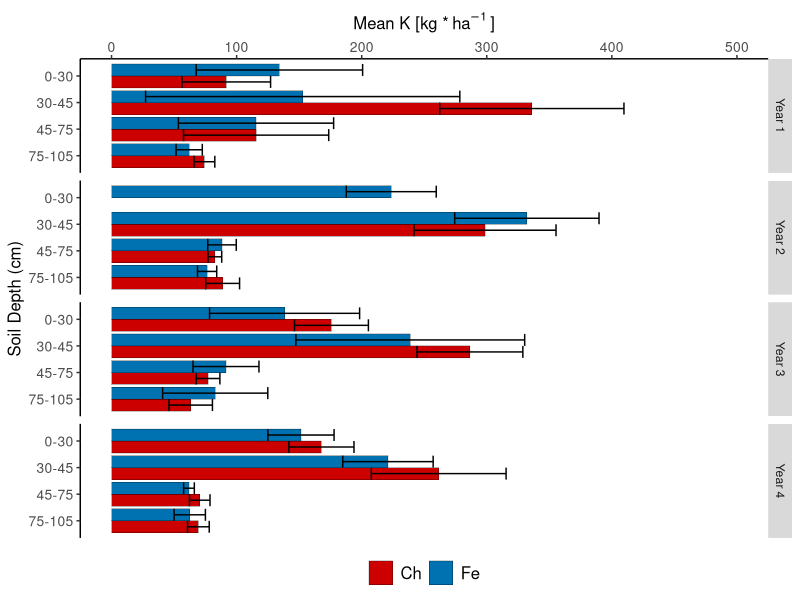
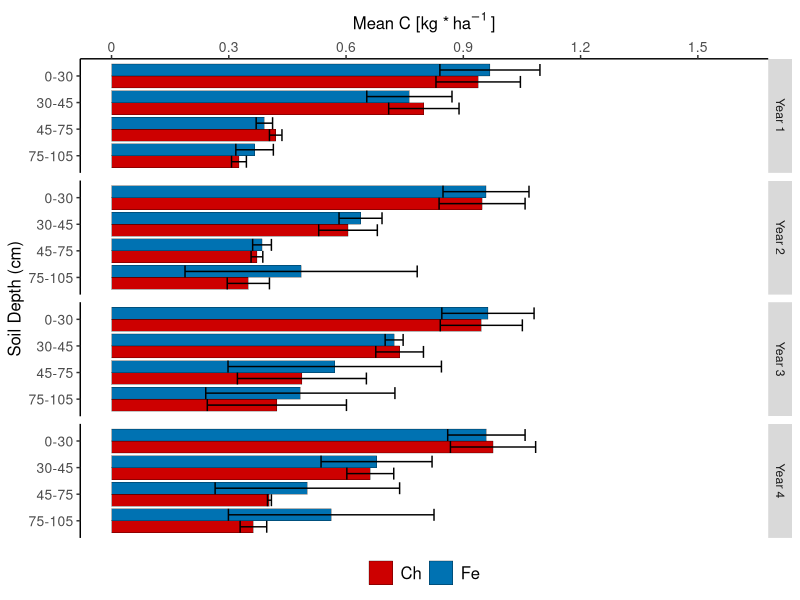
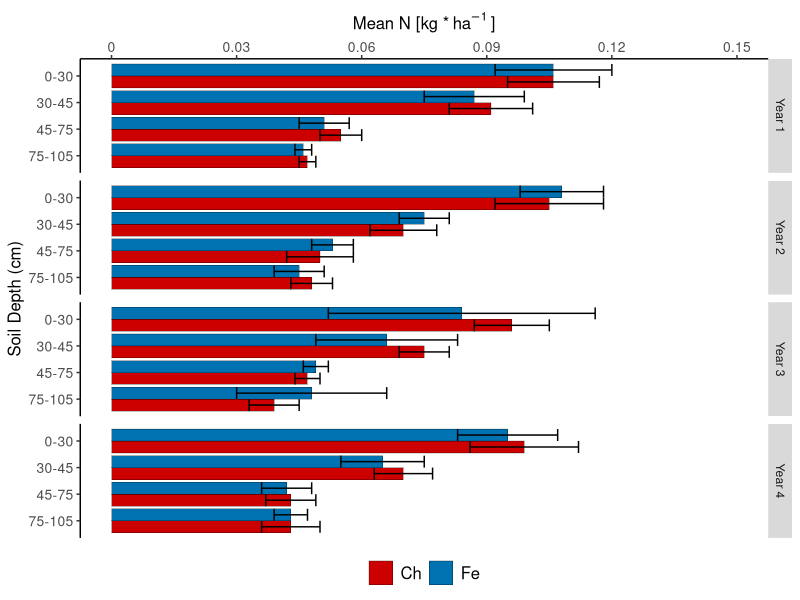
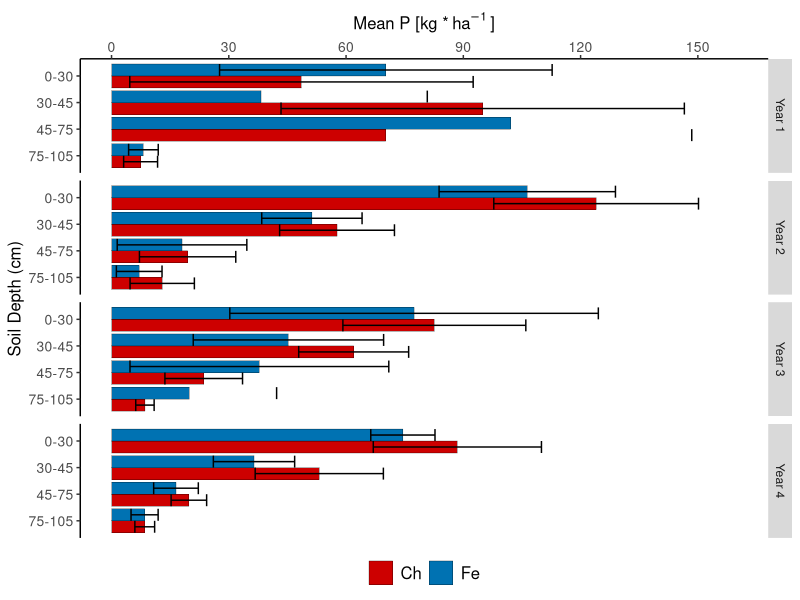

Here is the R script that generated these plots, in order: (Note: this script raises an error after producing the figures.)
library(tidyverse)
library(readxl)
library(gridExtra)
library(ggpubr)

Thema_soil <- theme(panel.background = element_rect(fill = "white"),
                    axis.line = element_line())

#rohdaten soil
Rohdaten_soil <- read.csv2("soil data C.csv")

#facet_grid #####
#1. changing the data frame into something i can plot
Rohdaten_soil <- transform(Rohdaten_soil, date = as.factor(date), 
                           treatment = as.factor(treatment), 
                           plot = as.factor(plot), 
                           fieldrep = as.factor(fieldrep), 
                           depth = as.factor(depth), 
                           depth_class = as.factor(depth_class))

dp <- Rohdaten_soil %>%  group_by(date, fieldrep, treatment, depth_class) %>%
  summarize(mean_K = mean(K_mgkg, na.rm = TRUE), mean_C = mean(C_proz, na.rm = TRUE), 
            mean_N = mean(N_proz, na.rm = TRUE), mean_P = mean(P_mgkg, na.rm = TRUE))

q <- filter(dp, treatment == 5)
w <- filter(dp, treatment == 6)

dp <- bind_rows(q, w)

dp$mean_C[is.nan(as.numeric(dp$mean_C))] <- "Na"
dp$mean_N[is.nan(as.numeric(dp$mean_N))] <- "Na"

dp$mean_C<-as.numeric(dp$mean_C)
dp$mean_N<-as.numeric(dp$mean_N)
dp$fieldrep<-as.character(dp$fieldrep)
dp$treatment<-as.character(dp$treatment)

dp <- dp[complete.cases(dp[ , 6:7]),]

dv <- dp %>%  group_by(date, treatment, depth_class) %>% 
  summarize(Anzahl_Parzellen = length(mean_K), 
            mean_k = mean(mean_K, na.rm=TRUE), sd_k = sd(mean_K, na.rm=TRUE),
            mean_c = mean(mean_C, na.rm = TRUE), sd_c = sd(mean_C, na.rm=TRUE),
            mean_n = mean(mean_N, na.rm = TRUE), sd_n = sd(mean_N, na.rm=TRUE),
            mean_p = mean(mean_P, na.rm = TRUE), sd_p = sd(mean_P, na.rm=TRUE))

dv <- dv %>% mutate_at(vars(mean_k), funs(round(., 3)))
dv <- dv %>% mutate_at(vars(mean_n), funs(round(., 3)))
dv <- dv %>% mutate_at(vars(mean_c), funs(round(., 3)))
dv <- dv %>% mutate_at(vars(mean_p), funs(round(., 3)))
dv <- dv %>% mutate_at(vars(sd_k), funs(round(., 3)))
dv <- dv %>% mutate_at(vars(sd_n), funs(round(., 3)))
dv <- dv %>% mutate_at(vars(sd_c), funs(round(., 3)))
dv <- dv %>% mutate_at(vars(sd_p), funs(round(., 3)))

df1 <- gather(dv, "mean_k", "mean_c", "mean_n", "mean_p", key = "nutr", value = "mean_nutr")
df2 <- gather(dv, "sd_k", "sd_c", "sd_n", "sd_p", key = "nutr", value = "sd_nutr")

df1[5:8] <- NULL
df2[5:8] <- NULL

df <- cbind(df1, df2[!names(df2) %in% names(df1)])

df <- transform(df, date = as.character(date))

df$date[df$date == "1"] <- "Year 1"
df$date[df$date == "2"] <- "Year 2"
df$date[df$date == "3"] <- "Year 3"
df$date[df$date == "4"] <- "Year 4"

df$nutr[df$nutr == "mean_k"] <- "K"
df$nutr[df$nutr == "mean_c"] <- "C"
df$nutr[df$nutr == "mean_n"] <- "N"
df$nutr[df$nutr == "mean_p"] <- "P"

df$treatment<-as.character(df$treatment)
df$date<-as.character(df$date)
df$depth_class<-as.numeric(df$depth_class)

df_k <- filter(df, nutr == "K")
df_c <- filter(df, nutr == "C")
df_n <- filter(df, nutr == "N")
df_p <- filter(df, nutr == "P")

#2. ploting 
Farben_Varianten <- c("5" = "red3", "6" = "#0072B2")

w <- ggplot(df_k, aes(x = depth_class, y = mean_nutr, fill = treatment))+
  geom_bar(stat="identity", position="dodge", color="black", size=0.1)+
  ylab(bquote("Mean K [kg *" ~ha^-1 ~"]"))+
  xlab("Soil Depth (cm)")+
  Thema_soil +
  facet_grid(rows = vars(date))+
  geom_errorbar(aes(ymin = mean_nutr-sd_nutr, ymax = mean_nutr+sd_nutr), 
                position=position_dodge(width=0.9)) +  
  scale_x_reverse(breaks=c(1,2,3,4), labels=c("0-30", "30-45", "45-75", "75-105"))+
  scale_y_continuous(position = "right", breaks = c(0, 100, 200, 300, 400, 500),
                     labels = c("0", "100", "200", "300", "400", "500"),
                     limits=c(0,500))+
  coord_flip() +
  scale_color_manual(values = Farben_Varianten, aesthetics = "fill", labels=c("Ch", "Fe"))+
  theme(axis.text.x = element_text(size = 10),
        axis.ticks.x=element_line(size=0.5),
        legend.title=element_blank(),
        legend.position="bottom",
        legend.text = element_text(size = 12),
        legend.spacing.x = unit(0.2, 'cm'),
        axis.title.x = element_text(size = 12),
        axis.title.y = element_text(size = 12),
        axis.text.y = element_text(size = 10),
        plot.title = element_text(size = 15, vjust = -115, hjust = 0.99))
w
  
x <- ggplot(df_c, aes(x = depth_class, y = mean_nutr, fill = treatment))+
  geom_bar(stat="identity", position="dodge", color="black", size=0.1)+
  ylab(bquote("Mean C [kg *" ~ha^-1 ~"]"))+
  xlab("Soil Depth (cm)")+
  Thema_soil +
  facet_grid(rows = vars(date))+
  geom_errorbar(aes(ymin = mean_nutr-sd_nutr, ymax = mean_nutr+sd_nutr), 
                position=position_dodge(width=0.9)) +  
  scale_x_reverse(breaks=c(1,2,3,4), labels=c("0-30", "30-45", "45-75", "75-105"))+
  scale_y_continuous(position = "right", breaks = c(0, 0.3, 0.6, 0.9, 1.2, 1.5),
                     labels = c("0", "0.3", "0.6", "0.9", "1.2", "1.5"),
                     limits=c(0,1.6)) +
  coord_flip() +
  scale_color_manual(values = Farben_Varianten, aesthetics = "fill", labels=c("Ch", "Fe"))+
  theme(axis.text.x = element_text(size = 10),
        axis.ticks.x=element_line(size=0.5),
        legend.title=element_blank(),
        legend.position="bottom",
        legend.text = element_text(size = 12),
        legend.spacing.x = unit(0.2, 'cm'),
        axis.title.x = element_text(size = 12),
        axis.title.y = element_text(size = 12),
        axis.text.y = element_text(size = 10),
        plot.title = element_text(size = 15, vjust = -115, hjust = 0.99))
x

y <- ggplot(df_n, aes(x = depth_class, y = mean_nutr, fill = treatment))+
  geom_bar(stat="identity", position="dodge", color="black", size=0.1)+
  ylab(bquote("Mean N [kg *" ~ha^-1 ~"]"))+
  xlab("Soil Depth (cm)")+
  Thema_soil +
  facet_grid(rows = vars(date))+
  geom_errorbar(aes(ymin = mean_nutr-sd_nutr, ymax = mean_nutr+sd_nutr), 
                position=position_dodge(width=0.9)) +  
  scale_x_reverse(breaks=c(1,2,3,4), labels=c("0-30", "30-45", "45-75", "75-105"))+
  scale_y_continuous(position = "right", breaks = c(0, 0.03, 0.06, 0.09, 0.12, 0.15),
                     labels = c("0", "0.03", "0.06", "0.09", "0.12", "0.15"),
                     limits=c(0,0.15))+
  coord_flip() +
  scale_color_manual(values = Farben_Varianten, aesthetics = "fill", labels=c("Ch", "Fe"))+
  theme(axis.text.x = element_text(size = 10),
        axis.ticks.x=element_line(size=0.5),
        legend.title=element_blank(),
        legend.position="bottom",
        legend.text = element_text(size = 12),
        legend.spacing.x = unit(0.2, 'cm'),
        axis.title.x = element_text(size = 12),
        axis.title.y = element_text(size = 12),
        axis.text.y = element_text(size = 10),
        plot.title = element_text(size = 15, vjust = -115, hjust = 0.99))
y

z <- ggplot(df_p, aes(x = depth_class, y = mean_nutr, fill = treatment))+
  geom_bar(stat="identity", position="dodge", color="black", size=0.1)+
  ylab(bquote("Mean P [kg *" ~ha^-1 ~"]"))+
  xlab("Soil Depth (cm)")+
  Thema_soil +
  facet_grid(rows = vars(date))+
  geom_errorbar(aes(ymin = mean_nutr-sd_nutr, ymax = mean_nutr+sd_nutr), 
                position=position_dodge(width=0.9)) +  
  scale_x_reverse(breaks=c(1,2,3,4), labels=c("0-30", "30-45", "45-75", "75-105"))+
  scale_y_continuous(position = "right", breaks = c(0, 30, 60, 90, 120, 150),
                     labels = c("0", "30", "60", "90", "120", "150"),
                     limits=c(0,160))+
  coord_flip() +
  scale_color_manual(values = Farben_Varianten, aesthetics = "fill", labels=c("Ch", "Fe"))+
  theme(axis.text.x = element_text(size = 10),
        axis.ticks.x=element_line(size=0.5),
        legend.title=element_blank(),
        legend.position="bottom",
        legend.text = element_text(size = 12),
        legend.spacing.x = unit(0.2, 'cm'),
        axis.title.x = element_text(size = 12),
        axis.title.y = element_text(size = 12),
        axis.text.y = element_text(size = 10),
        plot.title = element_text(size = 15, vjust = -115, hjust = 0.99))
z

#plots with miriams code #####
#Thema
Thema_soil <- theme(panel.background = element_rect(fill = "white"),
                    axis.line = element_line())

#K
#Durchschnitt und Standardabweichung pro Parzelle und Tiefe und Sampling date
Durchschnitt_pro_Parzelle <- Rohdaten_soil %>%
  group_by(date, fieldrep, treatment, depth_class) %>%
  summarise(mean_Parameter = mean(K_mgkg, na.rm=TRUE), SD_Parameter = sd(K_mgkg, na.rm=TRUE))

Durchschnitt_pro_Parzelle$fieldrep<-as.character(Durchschnitt_pro_Parzelle$fieldrep)
Durchschnitt_pro_Parzelle$treatment<-as.character(Durchschnitt_pro_Parzelle$treatment)

#Durchschnitt und Standardabweichung Variante je Sampling date und Tiefe
Durchschnitt_Variante <- Durchschnitt_pro_Parzelle %>%
  group_by(date, treatment, depth_class) %>% 
  summarize(Anzahl_Parzellen=length(mean_Parameter),
            mean_Parameter_treat = mean(mean_Parameter, na.rm=TRUE), 
            SD_Parameter_treat = sd(mean_Parameter, na.rm=TRUE))

Durchschnitt_Variante$treatment<-as.character(Durchschnitt_Variante$treatment)

###
Farben_Varianten <- c("5"="steelblue4", "6"="steelblue2")

Durchschnitt_Variante_date <-
  Durchschnitt_Variante[Durchschnitt_Variante$date == 1,]

a <- ggplot(Durchschnitt_Variante_date [(  Durchschnitt_Variante_date$treatment == "5"|
                                      Durchschnitt_Variante_date$treatment == "6"),], 
       aes(x=depth_class,y=mean_Parameter_treat, fill=treatment))+
  geom_bar (stat="identity",position="dodge", color="black", size=0.1)+
  ylab(bquote("Mean K [kg *" ~ha^-1 ~"]"))+
  xlab("soil depth (cm)")+
  Thema_soil +
  scale_y_continuous(position = "right", breaks = c(0, 100, 200, 300, 400, 500),
                     labels = c("0", "100", "200", "300", "400", "500"),
                     limits=c(0,500))+
  geom_errorbar(aes(ymin=mean_Parameter_treat-SD_Parameter_treat,
                    ymax=mean_Parameter_treat+SD_Parameter_treat),position=position_dodge(width=0.9))+  
  scale_x_reverse(breaks=c(1,2,3,4), labels=c("0-30", "30-45", "45-75", "75-105"))+
  coord_flip()+
  ggtitle("(A)") +
  scale_color_manual(values = Farben_Varianten, aesthetics = "fill", labels=c("RS2", "WW2"))+
  theme(axis.text.x = element_text(size = 10),
        axis.ticks.x=element_line(size=0.5),
        legend.title=element_blank(),
        legend.position="none",
        legend.text = element_text(size = 12),
        legend.spacing.x = unit(0.2, 'cm'),
        axis.title.x = element_text(size = 12),
        axis.title.y = element_text(size = 12),
        axis.text.y = element_text(size = 10),
        plot.title = element_text(size = 15, vjust = -115, hjust = 0.99))
a

Durchschnitt_Variante_date <-
  Durchschnitt_Variante[Durchschnitt_Variante$date == 2,]

b <- ggplot(Durchschnitt_Variante_date [(  Durchschnitt_Variante_date$treatment == "5"|
                                             Durchschnitt_Variante_date$treatment == "6"),], 
            aes(x=depth_class,y=mean_Parameter_treat, fill=treatment))+
  geom_bar (stat="identity",position="dodge", color="black", size=0.1)+
  ylab(bquote("Mean K [kg *" ~ha^-1 ~"]"))+
  xlab("soil depth (cm)")+
  Thema_soil+
  scale_y_continuous(position = "right", breaks = c(0, 100, 200, 300, 400, 500),
                     labels = c("0", "100", "200", "300", "400", "500"),
                     limits=c(0,500))+
  geom_errorbar(aes(ymin=mean_Parameter_treat-SD_Parameter_treat,
                    ymax=mean_Parameter_treat+SD_Parameter_treat),position=position_dodge(width=0.9))+  
  scale_x_reverse(breaks=c(1,2,3,4), labels=c("0-30", "30-45", "45-75", "75-105"))+
  coord_flip()+
  ggtitle("(B)") +
  scale_color_manual(values = Farben_Varianten, aesthetics = "fill", labels=c("RS2", "WW2"))+
  theme(axis.text.x = element_text(size = 10),
        axis.ticks.x=element_line(size=0.5),
        legend.title=element_blank(),
        legend.position="none",
        legend.text = element_text(size = 12),
        legend.spacing.x = unit(0.2, 'cm'),
        axis.title.x = element_text(size = 12),
        axis.title.y = element_text(size = 12),
        axis.text.y = element_text(size = 10),
        plot.title = element_text(size = 15, vjust = -115, hjust = 0.99))
b

Durchschnitt_Variante_date <-
  Durchschnitt_Variante[Durchschnitt_Variante$date == 3,]

c <- ggplot(Durchschnitt_Variante_date [(  Durchschnitt_Variante_date$treatment == "5"|
                                             Durchschnitt_Variante_date$treatment == "6"),], 
            aes(x=depth_class,y=mean_Parameter_treat, fill=treatment))+
  geom_bar (stat="identity",position="dodge", color="black", size=0.1)+
  ylab(bquote("Mean K [kg *" ~ha^-1 ~"]"))+
  xlab("soil depth (cm)")+
  Thema_soil+
  scale_y_continuous(position = "right", breaks = c(0, 100, 200, 300, 400, 500),
                     labels = c("0", "100", "200", "300", "400", "500"),
                     limits=c(0,500))+
  geom_errorbar(aes(ymin=mean_Parameter_treat-SD_Parameter_treat,
                    ymax=mean_Parameter_treat+SD_Parameter_treat),position=position_dodge(width=0.9))+  
  scale_x_reverse(breaks=c(1,2,3,4), labels=c("0-30", "30-45", "45-75", "75-105"))+
  coord_flip()+
  ggtitle("(C)") +
  scale_color_manual(values = Farben_Varianten, aesthetics = "fill", labels=c("RS2", "WW2"))+
  theme(axis.text.x = element_text(size = 10),
        axis.ticks.x=element_line(size=0.5),
        legend.title=element_blank(),
        legend.position="none",
        legend.text = element_text(size = 12),
        legend.spacing.x = unit(0.2, 'cm'),
        axis.title.x = element_text(size = 12),
        axis.title.y = element_text(size = 12),
        axis.text.y = element_text(size = 10),
        plot.title = element_text(size = 15, vjust = -115, hjust = 0.99))
c

Durchschnitt_Variante_date <-
  Durchschnitt_Variante[Durchschnitt_Variante$date == 4,]

d <- ggplot(Durchschnitt_Variante_date [(  Durchschnitt_Variante_date$treatment == "5"|
                                             Durchschnitt_Variante_date$treatment == "6"),], 
            aes(x=depth_class,y=mean_Parameter_treat, fill=treatment))+
  geom_bar (stat="identity",position="dodge", color="black", size=0.1)+
  ylab(bquote("Mean K [kg *" ~ha^-1 ~"]"))+
  xlab("soil depth (cm)")+
  Thema_soil+
  scale_y_continuous(position = "right", breaks = c(0, 100, 200, 300, 400, 500),
                     labels = c("0", "100", "200", "300", "400", "500"),
                     limits=c(0,500))+
  geom_errorbar(aes(ymin=mean_Parameter_treat-SD_Parameter_treat,
                    ymax=mean_Parameter_treat+SD_Parameter_treat),position=position_dodge(width=0.9))+  
  scale_x_reverse(breaks=c(1,2,3,4), labels=c("0-30", "30-45", "45-75", "75-105"))+
  coord_flip()+
  ggtitle("(D)") +
  scale_color_manual(values = Farben_Varianten, aesthetics = "fill", labels=c("RS2", "WW2"))+
  theme(axis.text.x = element_text(size = 10),
        axis.ticks.x=element_line(size=0.5),
        legend.title=element_blank(),
        legend.position="none",
        legend.text = element_text(size = 12),
        legend.spacing.x = unit(0.2, 'cm'),
        axis.title.x = element_text(size = 12),
        axis.title.y = element_text(size = 12),
        axis.text.y = element_text(size = 10),
        plot.title = element_text(size = 15, vjust = -115, hjust = 0.99))
d

Durchschnitt_Variante_date <-
  Durchschnitt_Variante[Durchschnitt_Variante$date == 4,]

K <- ggarrange(a, b, c, d, ncol = 4, nrow = 1)
K

#C
#Durchschnitt und Standardabweichung pro Parzelle und Tiefe und Sampling date
Durchschnitt_pro_Parzelle <- Rohdaten_soil %>%
  group_by(date, fieldrep, treatment, depth_class) %>%
  summarise(mean_Parameter = mean(C_proz, na.rm=TRUE), SD_Parameter = sd(C_proz, na.rm=TRUE))

Durchschnitt_pro_Parzelle$fieldrep<-as.character(Durchschnitt_pro_Parzelle$fieldrep)
Durchschnitt_pro_Parzelle$treatment<-as.character(Durchschnitt_pro_Parzelle$treatment)

#Durchschnitt und Standardabweichung Variante je Sampling date und Tiefe
Durchschnitt_Variante <- Durchschnitt_pro_Parzelle %>%
  group_by(date, treatment, depth_class) %>% 
  summarize(Anzahl_Parzellen=length(mean_Parameter),mean_Parameter_treat=mean(mean_Parameter, na.rm=TRUE), SD_Parameter_treat=sd(mean_Parameter, na.rm=TRUE))

Durchschnitt_Variante$treatment<-as.character(Durchschnitt_Variante$treatment)

Farben_Varianten <- c("5"="steelblue4", "6"="steelblue2")

Durchschnitt_Variante_date <-
  Durchschnitt_Variante[Durchschnitt_Variante$date == 1,]

e <- ggplot(Durchschnitt_Variante_date [(  Durchschnitt_Variante_date$treatment == "5"|
                                             Durchschnitt_Variante_date$treatment == "6"),], 
            aes(x=depth_class,y=mean_Parameter_treat, fill=treatment))+
  geom_bar (stat="identity",position="dodge", color="black", size=0.1)+
  ylab(bquote("Mean C [kg *" ~ha^-1 ~"]"))+
  xlab("soil depth (cm)")+
  Thema_soil+
  scale_y_continuous(position = "right", breaks = c(0, 0.3, 0.6, 0.9, 1.2, 1.5),
                     labels = c("0", "0.3", "0.6", "0.9", "1.2", "1.5"),
                     limits=c(0,1.6))+
  geom_errorbar(aes(ymin=mean_Parameter_treat-SD_Parameter_treat,
                    ymax=mean_Parameter_treat+SD_Parameter_treat),position=position_dodge(width=0.9))+  
  scale_x_reverse(breaks=c(1,2,3,4), labels=c("0-30", "30-45", "45-75", "75-105"))+
  coord_flip()+
  ggtitle("(E)") +
  scale_color_manual(values = Farben_Varianten, aesthetics = "fill", labels=c("RS2", "WW2"))+
  theme(axis.text.x = element_text(size = 10),
        axis.ticks.x=element_line(size=0.5),
        legend.title=element_blank(),
        legend.position="none",
        legend.text = element_text(size = 12),
        legend.spacing.x = unit(0.2, 'cm'),
        axis.title.x = element_text(size = 12),
        axis.title.y = element_text(size = 12),
        axis.text.y = element_text(size = 10),
        plot.title = element_text(size = 15, vjust = -115, hjust = 0.99))
e

Durchschnitt_Variante_date <-
  Durchschnitt_Variante[Durchschnitt_Variante$date == 2,]

f <- ggplot(Durchschnitt_Variante_date [(  Durchschnitt_Variante_date$treatment == "5"|
                                             Durchschnitt_Variante_date$treatment == "6"),], 
            aes(x=depth_class,y=mean_Parameter_treat, fill=treatment))+
  geom_bar (stat="identity",position="dodge", color="black", size=0.1)+
  ylab(bquote("Mean C [kg *" ~ha^-1 ~"]"))+
  xlab("soil depth (cm)")+
  Thema_soil+
  scale_y_continuous(position = "right", breaks = c(0, 0.3, 0.6, 0.9, 1.2, 1.5),
                     labels = c("0", "0.3", "0.6", "0.9", "1.2", "1.5"),
                     limits=c(0,1.6))+
  geom_errorbar(aes(ymin=mean_Parameter_treat-SD_Parameter_treat,
                    ymax=mean_Parameter_treat+SD_Parameter_treat),position=position_dodge(width=0.9))+  
  scale_x_reverse(breaks=c(1,2,3,4), labels=c("0-30", "30-45", "45-75", "75-105"))+
  coord_flip()+
  ggtitle("(F)") +
  scale_color_manual(values = Farben_Varianten, aesthetics = "fill", labels=c("RS2", "WW2"))+
  theme(axis.text.x = element_text(size = 10),
        axis.ticks.x=element_line(size=0.5),
        legend.title=element_blank(),
        legend.position="none",
        legend.text = element_text(size = 12),
        legend.spacing.x = unit(0.2, 'cm'),
        axis.title.x = element_text(size = 12),
        axis.title.y = element_text(size = 12),
        axis.text.y = element_text(size = 10),
        plot.title = element_text(size = 15, vjust = -115, hjust = 0.99))
f

Durchschnitt_Variante_date <-
  Durchschnitt_Variante[Durchschnitt_Variante$date == 3,]

g <- ggplot(Durchschnitt_Variante_date [(  Durchschnitt_Variante_date$treatment == "5"|
                                             Durchschnitt_Variante_date$treatment == "6"),], 
            aes(x=depth_class,y=mean_Parameter_treat, fill=treatment))+
  geom_bar (stat="identity",position="dodge", color="black", size=0.1)+
  ylab(bquote("Mean C [kg *" ~ha^-1 ~"]"))+
  xlab("soil depth (cm)")+
  Thema_soil+
  scale_y_continuous(position = "right", breaks = c(0, 0.3, 0.6, 0.9, 1.2, 1.5),
                     labels = c("0", "0.3", "0.6", "0.9", "1.2", "1.5"),
                     limits=c(0,1.6))+
  geom_errorbar(aes(ymin=mean_Parameter_treat-SD_Parameter_treat,
                    ymax=mean_Parameter_treat+SD_Parameter_treat),position=position_dodge(width=0.9))+  
  scale_x_reverse(breaks=c(1,2,3,4), labels=c("0-30", "30-45", "45-75", "75-105"))+
  coord_flip()+
  ggtitle("(G)") +
  scale_color_manual(values = Farben_Varianten, aesthetics = "fill", labels=c("RS2", "WW2"))+
  theme(axis.text.x = element_text(size = 10),
        axis.ticks.x=element_line(size=0.5),
        legend.title=element_blank(),
        legend.position="none",
        legend.text = element_text(size = 12),
        legend.spacing.x = unit(0.2, 'cm'),
        axis.title.x = element_text(size = 12),
        axis.title.y = element_text(size = 12),
        axis.text.y = element_text(size = 10),
        plot.title = element_text(size = 15, vjust = -115, hjust = 0.99))
g

Durchschnitt_Variante_date <-
  Durchschnitt_Variante[Durchschnitt_Variante$date == 4,]

h <- ggplot(Durchschnitt_Variante_date [(  Durchschnitt_Variante_date$treatment == "5"|
                                             Durchschnitt_Variante_date$treatment == "6"),], 
            aes(x=depth_class,y=mean_Parameter_treat, fill=treatment))+
  geom_bar (stat="identity",position="dodge", color="black", size=0.1)+
  ylab(bquote("Mean C [kg *" ~ha^-1 ~"]"))+
  xlab("soil depth (cm)")+
  Thema_soil+
  scale_y_continuous(position = "right", breaks = c(0, 0.3, 0.6, 0.9, 1.2, 1.5),
                     labels = c("0", "0.3", "0.6", "0.9", "1.2", "1.5"),
                     limits=c(0,1.6))+
  geom_errorbar(aes(ymin=mean_Parameter_treat-SD_Parameter_treat,
                    ymax=mean_Parameter_treat+SD_Parameter_treat),position=position_dodge(width=0.9))+  
  scale_x_reverse(breaks=c(1,2,3,4), labels=c("0-30", "30-45", "45-75", "75-105"))+
  coord_flip()+
  ggtitle("(H)") +
  scale_color_manual(values = Farben_Varianten, aesthetics = "fill", labels=c("RS2", "WW2"))+
  theme(axis.text.x = element_text(size = 10),
        axis.ticks.x=element_line(size=0.5),
        legend.title=element_blank(),
        legend.position="none",
        legend.text = element_text(size = 12),
        legend.spacing.x = unit(0.2, 'cm'),
        axis.title.x = element_text(size = 12),
        axis.title.y = element_text(size = 12),
        axis.text.y = element_text(size = 10),
        plot.title = element_text(size = 15, vjust = -115, hjust = 0.99))
h

C <- ggarrange(e, f, g, h, ncol = 4, nrow = 1)
C

#N
#Durchschnitt und Standardabweichung pro Parzelle und Tiefe und Sampling date
Durchschnitt_pro_Parzelle <- Rohdaten_soil %>%
  group_by(date, fieldrep, treatment, depth_class) %>%
  summarise(mean_Parameter = mean(N_proz, na.rm=TRUE), SD_Parameter = sd(N_proz, na.rm=TRUE))

Durchschnitt_pro_Parzelle$fieldrep<-as.character(Durchschnitt_pro_Parzelle$fieldrep)
Durchschnitt_pro_Parzelle$treatment<-as.character(Durchschnitt_pro_Parzelle$treatment)

#Durchschnitt und Standardabweichung Variante je Sampling date und Tiefe
Durchschnitt_Variante <- Durchschnitt_pro_Parzelle %>%
  group_by(date, treatment, depth_class) %>% 
  summarize(Anzahl_Parzellen=length(mean_Parameter),mean_Parameter_treat=mean(mean_Parameter, na.rm=TRUE), SD_Parameter_treat=sd(mean_Parameter, na.rm=TRUE))

Durchschnitt_Variante$treatment<-as.character(Durchschnitt_Variante$treatment)

Farben_Varianten <- c("5"="steelblue4", "6"="steelblue2")

Durchschnitt_Variante_date <-
  Durchschnitt_Variante[Durchschnitt_Variante$date == 1,]

i <- ggplot(Durchschnitt_Variante_date [(  Durchschnitt_Variante_date$treatment == "5"|
                                             Durchschnitt_Variante_date$treatment == "6"),], 
            aes(x=depth_class,y=mean_Parameter_treat, fill=treatment))+
  geom_bar (stat="identity",position="dodge", color="black", size=0.1)+
  ylab(bquote("Mean N [kg *" ~ha^-1 ~"]"))+
  xlab("soil depth (cm)")+
  Thema_soil+
  scale_y_continuous(position = "right", breaks = c(0, 0.03, 0.06, 0.09, 0.12, 0.15),
                     labels = c("0", "0.03", "0.06", "0.09", "0.12", "0.15"),
                     limits=c(0,0.15))+
  geom_errorbar(aes(ymin=mean_Parameter_treat-SD_Parameter_treat,
                    ymax=mean_Parameter_treat+SD_Parameter_treat),position=position_dodge(width=0.9))+  
  scale_x_reverse(breaks=c(1,2,3,4), labels=c("0-30", "30-45", "45-75", "75-105"))+
  coord_flip()+
  ggtitle("(I)") +
  scale_color_manual(values = Farben_Varianten, aesthetics = "fill", labels=c("RS2", "WW2"))+
  theme(axis.text.x = element_text(size = 10),
        axis.ticks.x=element_line(size=0.5),
        legend.title=element_blank(),
        legend.position="none",
        legend.text = element_text(size = 12),
        legend.spacing.x = unit(0.2, 'cm'),
        axis.title.x = element_text(size = 12),
        axis.title.y = element_text(size = 12),
        axis.text.y = element_text(size = 10),
        plot.title = element_text(size = 15, vjust = -115, hjust = 0.99))
i

Durchschnitt_Variante_date <-
  Durchschnitt_Variante[Durchschnitt_Variante$date == 2,]

j <- ggplot(Durchschnitt_Variante_date [(  Durchschnitt_Variante_date$treatment == "5"|
                                             Durchschnitt_Variante_date$treatment == "6"),], 
            aes(x=depth_class,y=mean_Parameter_treat, fill=treatment))+
  geom_bar (stat="identity",position="dodge", color="black", size=0.1)+
  ylab(bquote("Mean N [kg *" ~ha^-1 ~"]"))+
  xlab("soil depth (cm)")+
  Thema_soil+
  scale_y_continuous(position = "right", breaks = c(0, 0.03, 0.06, 0.09, 0.12, 0.15),
                     labels = c("0", "0.03", "0.06", "0.09", "0.12", "0.15"),
                     limits=c(0,0.15))+
  geom_errorbar(aes(ymin=mean_Parameter_treat-SD_Parameter_treat,
                    ymax=mean_Parameter_treat+SD_Parameter_treat),position=position_dodge(width=0.9))+  
  scale_x_reverse(breaks=c(1,2,3,4), labels=c("0-30", "30-45", "45-75", "75-105"))+
  coord_flip()+
  ggtitle("(J)") +
  scale_color_manual(values = Farben_Varianten, aesthetics = "fill", labels=c("RS2", "WW2"))+
  theme(axis.text.x = element_text(size = 10),
        axis.ticks.x=element_line(size=0.5),
        legend.title=element_blank(),
        legend.position="none",
        legend.text = element_text(size = 12),
        legend.spacing.x = unit(0.2, 'cm'),
        axis.title.x = element_text(size = 12),
        axis.title.y = element_text(size = 12),
        axis.text.y = element_text(size = 10),
        plot.title = element_text(size = 15, vjust = -115, hjust = 0.99))
j

Durchschnitt_Variante_date <-
  Durchschnitt_Variante[Durchschnitt_Variante$date == 3,]

k <- ggplot(Durchschnitt_Variante_date [(  Durchschnitt_Variante_date$treatment == "5"|
                                             Durchschnitt_Variante_date$treatment == "6"),], 
            aes(x=depth_class,y=mean_Parameter_treat, fill=treatment))+
  geom_bar (stat="identity",position="dodge", color="black", size=0.1)+
  ylab(bquote("Mean N [kg *" ~ha^-1 ~"]"))+
  xlab("soil depth (cm)")+
  Thema_soil+
  scale_y_continuous(position = "right", breaks = c(0, 0.03, 0.06, 0.09, 0.12, 0.15),
                     labels = c("0", "0.03", "0.06", "0.09", "0.12", "0.15"),
                     limits=c(0,0.15))+
  geom_errorbar(aes(ymin=mean_Parameter_treat-SD_Parameter_treat,
                    ymax=mean_Parameter_treat+SD_Parameter_treat),position=position_dodge(width=0.9))+  
  scale_x_reverse(breaks=c(1,2,3,4), labels=c("0-30", "30-45", "45-75", "75-105"))+
  coord_flip()+
  ggtitle("(K)") +
  scale_color_manual(values = Farben_Varianten, aesthetics = "fill", labels=c("RS2", "WW2"))+
  theme(axis.text.x = element_text(size = 10),
        axis.ticks.x=element_line(size=0.5),
        legend.title=element_blank(),
        legend.position="none",
        legend.text = element_text(size = 12),
        legend.spacing.x = unit(0.2, 'cm'),
        axis.title.x = element_text(size = 12),
        axis.title.y = element_text(size = 12),
        axis.text.y = element_text(size = 10),
        plot.title = element_text(size = 15, vjust = -115, hjust = 0.99))
k

Durchschnitt_Variante_date <-
  Durchschnitt_Variante[Durchschnitt_Variante$date == 4,]

l <- ggplot(Durchschnitt_Variante_date [(  Durchschnitt_Variante_date$treatment == "5"|
                                             Durchschnitt_Variante_date$treatment == "6"),], 
            aes(x=depth_class,y=mean_Parameter_treat, fill=treatment))+
  geom_bar (stat="identity",position="dodge", color="black", size=0.1)+
  ylab(bquote("Mean N [kg *" ~ha^-1 ~"]"))+
  xlab("soil depth (cm)")+
  Thema_soil+
  scale_y_continuous(position = "right", breaks = c(0, 0.03, 0.06, 0.09, 0.12, 0.15),
                     labels = c("0", "0.03", "0.06", "0.09", "0.12", "0.15"),
                     limits=c(0,0.15))+
  geom_errorbar(aes(ymin=mean_Parameter_treat-SD_Parameter_treat,
                    ymax=mean_Parameter_treat+SD_Parameter_treat),position=position_dodge(width=0.9))+  
  scale_x_reverse(breaks=c(1,2,3,4), labels=c("0-30", "30-45", "45-75", "75-105"))+
  coord_flip()+
  ggtitle("(L)") +
  scale_color_manual(values = Farben_Varianten, aesthetics = "fill", labels=c("RS2", "WW2"))+
  theme(axis.text.x = element_text(size = 10),
        axis.ticks.x=element_line(size=0.5),
        legend.title=element_blank(),
        legend.position="none",
        legend.text = element_text(size = 12),
        legend.spacing.x = unit(0.2, 'cm'),
        axis.title.x = element_text(size = 12),
        axis.title.y = element_text(size = 12),
        axis.text.y = element_text(size = 10),
        plot.title = element_text(size = 15, vjust = -115, hjust = 0.99))
l

N <- ggarrange(i, j, k, l, ncol = 4, nrow = 1)
N


#P
#Durchschnitt und Standardabweichung pro Parzelle und Tiefe und Sampling date
Durchschnitt_pro_Parzelle <- Rohdaten_soil %>%
  group_by(date, fieldrep, treatment, depth_class) %>%
  summarise(mean_Parameter = mean(P_mgkg, na.rm=TRUE), SD_Parameter = sd(P_mgkg, na.rm=TRUE))

Durchschnitt_pro_Parzelle$fieldrep<-as.character(Durchschnitt_pro_Parzelle$fieldrep)
Durchschnitt_pro_Parzelle$treatment<-as.character(Durchschnitt_pro_Parzelle$treatment)

#Durchschnitt und Standardabweichung Variante je Sampling date und Tiefe
Durchschnitt_Variante <- Durchschnitt_pro_Parzelle %>%
  group_by(date, treatment, depth_class) %>% 
  summarize(Anzahl_Parzellen=length(mean_Parameter),mean_Parameter_treat=mean(mean_Parameter, na.rm=TRUE), SD_Parameter_treat=sd(mean_Parameter, na.rm=TRUE))

Durchschnitt_Variante$treatment<-as.character(Durchschnitt_Variante$treatment)

Farben_Varianten <- c("5"="steelblue4", "6"="steelblue2")

Durchschnitt_Variante_date <-
  Durchschnitt_Variante[Durchschnitt_Variante$date == 1,]

m <- ggplot(Durchschnitt_Variante_date [(  Durchschnitt_Variante_date$treatment == "5"|
                                             Durchschnitt_Variante_date$treatment == "6"),], 
            aes(x=depth_class,y=mean_Parameter_treat, fill=treatment))+
  geom_bar (stat="identity",position="dodge", color="black", size=0.1)+
  ylab(bquote("Mean P [kg *" ~ha^-1 ~"]"))+
  xlab("soil depth (cm)")+
  Thema_soil+
  scale_y_continuous(position = "right", breaks = c(0, 30, 60, 90, 120, 150),
                     labels = c("0", "30", "60", "90", "120", "150"),
                     limits=c(0,160))+
  geom_errorbar(aes(ymin=mean_Parameter_treat-SD_Parameter_treat,
                    ymax=mean_Parameter_treat+SD_Parameter_treat),position=position_dodge(width=0.9))+  
  scale_x_reverse(breaks=c(1,2,3,4), labels=c("0-30", "30-45", "45-75", "75-105"))+
  coord_flip()+
  ggtitle("(M)") +
  scale_color_manual(values = Farben_Varianten, aesthetics = "fill", labels=c("RS2", "WW2"))+
  theme(axis.text.x = element_text(size = 10),
        axis.ticks.x=element_line(size=0.5),
        legend.title=element_blank(),
        legend.position="none",
        legend.text = element_text(size = 12),
        legend.spacing.x = unit(0.2, 'cm'),
        axis.title.x = element_text(size = 12),
        axis.title.y = element_text(size = 12),
        axis.text.y = element_text(size = 10),
        plot.title = element_text(size = 15, vjust = -115, hjust = 0.99))
m

Durchschnitt_Variante_date <-
  Durchschnitt_Variante[Durchschnitt_Variante$date == 2,]

n <- ggplot(Durchschnitt_Variante_date [(  Durchschnitt_Variante_date$treatment == "5"|
                                             Durchschnitt_Variante_date$treatment == "6"),], 
            aes(x=depth_class,y=mean_Parameter_treat, fill=treatment))+
  geom_bar (stat="identity",position="dodge", color="black", size=0.1)+
  ylab(bquote("Mean P [kg *" ~ha^-1 ~"]"))+
  xlab("soil depth (cm)")+
  Thema_soil+
  scale_y_continuous(position = "right", breaks = c(0, 30, 60, 90, 120, 150),
                     labels = c("0", "30", "60", "90", "120", "150"),
                     limits=c(0,160))+
  geom_errorbar(aes(ymin=mean_Parameter_treat-SD_Parameter_treat,
                    ymax=mean_Parameter_treat+SD_Parameter_treat),position=position_dodge(width=0.9))+  
  scale_x_reverse(breaks=c(1,2,3,4), labels=c("0-30", "30-45", "45-75", "75-105"))+
  coord_flip()+
  ggtitle("(N)") +
  scale_color_manual(values = Farben_Varianten, aesthetics = "fill", labels=c("RS2", "WW2"))+
  theme(axis.text.x = element_text(size = 10),
        axis.ticks.x=element_line(size=0.5),
        legend.title=element_blank(),
        legend.position="none",
        legend.text = element_text(size = 12),
        legend.spacing.x = unit(0.2, 'cm'),
        axis.title.x = element_text(size = 12),
        axis.title.y = element_text(size = 12),
        axis.text.y = element_text(size = 10),
        plot.title = element_text(size = 15, vjust = -115, hjust = 0.99))
n

Durchschnitt_Variante_date <-
  Durchschnitt_Variante[Durchschnitt_Variante$date == 3,]

o <- ggplot(Durchschnitt_Variante_date [(  Durchschnitt_Variante_date$treatment == "5"|
                                             Durchschnitt_Variante_date$treatment == "6"),], 
            aes(x=depth_class,y=mean_Parameter_treat, fill=treatment))+
  geom_bar (stat="identity",position="dodge", color="black", size=0.1)+
  ylab(bquote("Mean P [kg *" ~ha^-1 ~"]"))+
  xlab("soil depth (cm)")+
  Thema_soil+
  scale_y_continuous(position = "right", breaks = c(0, 30, 60, 90, 120, 150),
                     labels = c("0", "30", "60", "90", "120", "150"),
                     limits=c(0,160))+
  geom_errorbar(aes(ymin=mean_Parameter_treat-SD_Parameter_treat,
                    ymax=mean_Parameter_treat+SD_Parameter_treat),position=position_dodge(width=0.9))+  
  scale_x_reverse(breaks=c(1,2,3,4), labels=c("0-30", "30-45", "45-75", "75-105"))+
  coord_flip()+
  ggtitle("(O)") +
  scale_color_manual(values = Farben_Varianten, aesthetics = "fill", labels=c("RS2", "WW2"))+
  theme(axis.text.x = element_text(size = 10),
        axis.ticks.x=element_line(size=0.5),
        legend.title=element_blank(),
        legend.position="none",
        legend.text = element_text(size = 12),
        legend.spacing.x = unit(0.2, 'cm'),
        axis.title.x = element_text(size = 12),
        axis.title.y = element_text(size = 12),
        axis.text.y = element_text(size = 10),
        plot.title = element_text(size = 15, vjust = -115, hjust = 0.99))
o

Durchschnitt_Variante_date <-
  Durchschnitt_Variante[Durchschnitt_Variante$date == 4,]

p <- ggplot(Durchschnitt_Variante_date [(  Durchschnitt_Variante_date$treatment == "5"|
                                             Durchschnitt_Variante_date$treatment == "6"),], 
            aes(x=depth_class,y=mean_Parameter_treat, fill=treatment))+
  geom_bar (stat="identity",position="dodge", color="black", size=0.1)+
  ylab(bquote("Mean P [kg *" ~ha^-1 ~"]"))+
  xlab("soil depth (cm)")+
  Thema_soil+
  scale_y_continuous(position = "right", breaks = c(0, 30, 60, 90, 120, 150),
                     labels = c("0", "30", "60", "90", "120", "150"),
                     limits=c(0,160))+
  geom_errorbar(aes(ymin=mean_Parameter_treat-SD_Parameter_treat,
                    ymax=mean_Parameter_treat+SD_Parameter_treat),position=position_dodge(width=0.9))+  
  scale_x_reverse(breaks=c(1,2,3,4), labels=c("0-30", "30-45", "45-75", "75-105"))+
  coord_flip()+
  ggtitle("(P)") +
  scale_color_manual(values = Farben_Varianten, aesthetics = "fill", labels=c("RS2", "WW2"))+
  theme(axis.text.x = element_text(size = 10),
        axis.ticks.x=element_line(size=0.5),
        legend.title=element_blank(),
        legend.position="none",
        legend.text = element_text(size = 12),
        legend.spacing.x = unit(0.2, 'cm'),
        axis.title.x = element_text(size = 12),
        axis.title.y = element_text(size = 12),
        axis.text.y = element_text(size = 10),
        plot.title = element_text(size = 15, vjust = -115, hjust = 0.99))
p

P <- ggarrange(m, n, o, p, ncol = 4, nrow = 1)
P

ggarrange(C, P, N, K, ncol = 1, nrow = 4, common.legend = TRUE, legend = "bottom")












